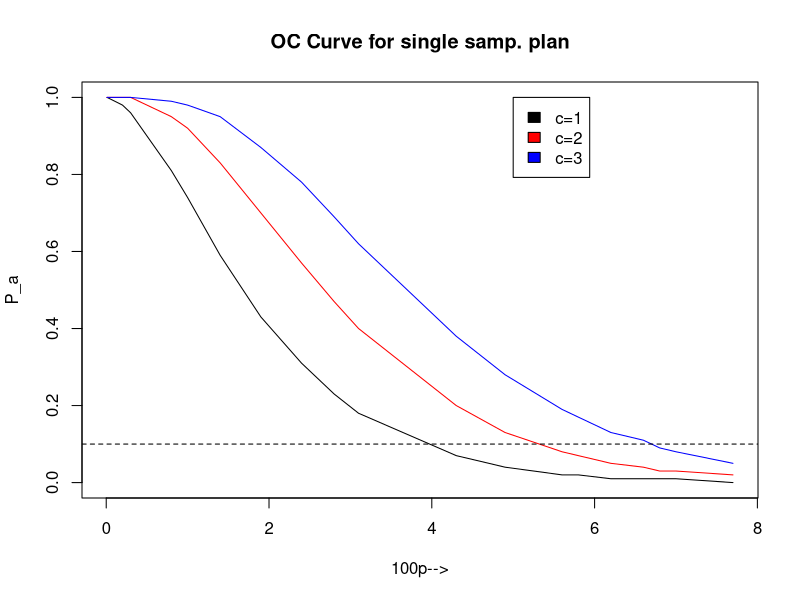
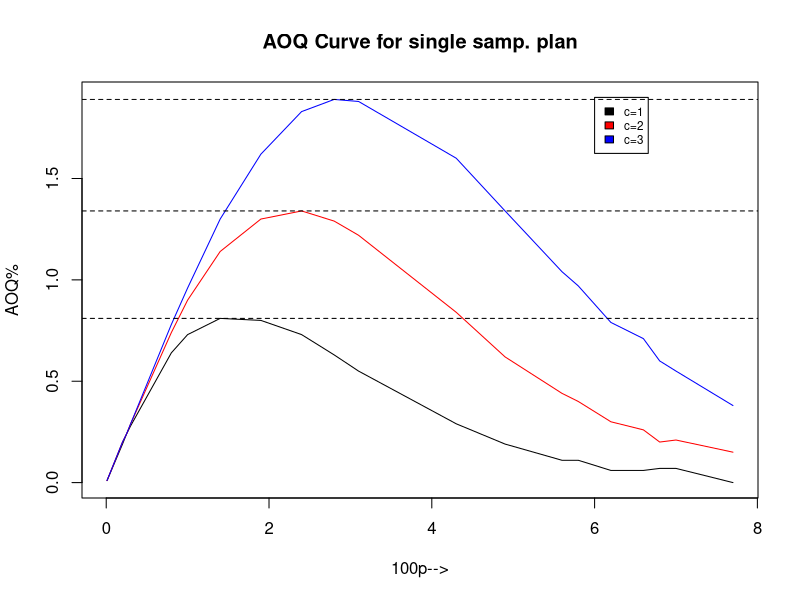

Here is the R script that generated these plots, in order:
#Page no. 1.55
rm(list=ls(all=T))
N=5000
n=100
c=c(1,2,3)
P_c=0.10
np<-c(0.01,0.2,0.25,0.3,0.8,1,1.4,1.9,2.4,2.8,3.1,4.3,4.9,5.6,5.8,6.2,6.6,6.8,7,7.7)
P_a_c1=NULL;P_a_c2=NULL;P_a_c3=NULL
for(i in 1:length(np)){
  P_a_c1[i]<-round(sum(dpois(seq(0,1),np[i])),2)
  P_a_c2[i]<-round(sum(dpois(seq(0,2),np[i])),2)
  P_a_c3[i]<-round(sum(dpois(seq(0,3),np[i])),2)
}
AOQ_Per_c1<-round(np*P_a_c1*((N-n)/N),2)
AOQ_Per_c2<-round(np*P_a_c2*((N-n)/N),2)
AOQ_Per_c3<-round(np*P_a_c3*((N-n)/N),2)
plot(np,P_a_c1,type="l",xlab="100p-->",ylab="P_a",main="OC Curve for single samp. plan")
lines(np,P_a_c2,col="red")
lines(np,P_a_c3,col="blue")
legend(5,1,legend=c("c=1","c=2","c=3"),fill =c("black","red","blue"))
abline(h=0.10,lty=2)
LTFD<-c(0.037,0.0515,0.066)
plot(np,AOQ_Per_c1,type="l",xlab="100p-->",ylab="AOQ%",main="AOQ Curve for single samp. plan",ylim=c(0,1.9))
lines(np,AOQ_Per_c2,col="red")
lines(np,AOQ_Per_c3,col="blue")
legend(6,1.9,legend=c("c=1","c=2","c=3"),fill =c("black","red","blue"),cex=0.7)
abline(h=c(max(AOQ_Per_c1),max(AOQ_Per_c2),max(AOQ_Per_c3)),lty=2)
AOQL_c1=print(paste(max(AOQ_Per_c1),"%"))
AOQL_c2=print(paste(max(AOQ_Per_c2),"%"))
AOQL_c3=print(paste(max(AOQ_Per_c3),"%"))
LTFD_c1=print(LTFD[1])
LTFD_c2=print(LTFD[2])
LTFD_c3=print(LTFD[3])
#"The answer may slightly vary due to rounding off values."
